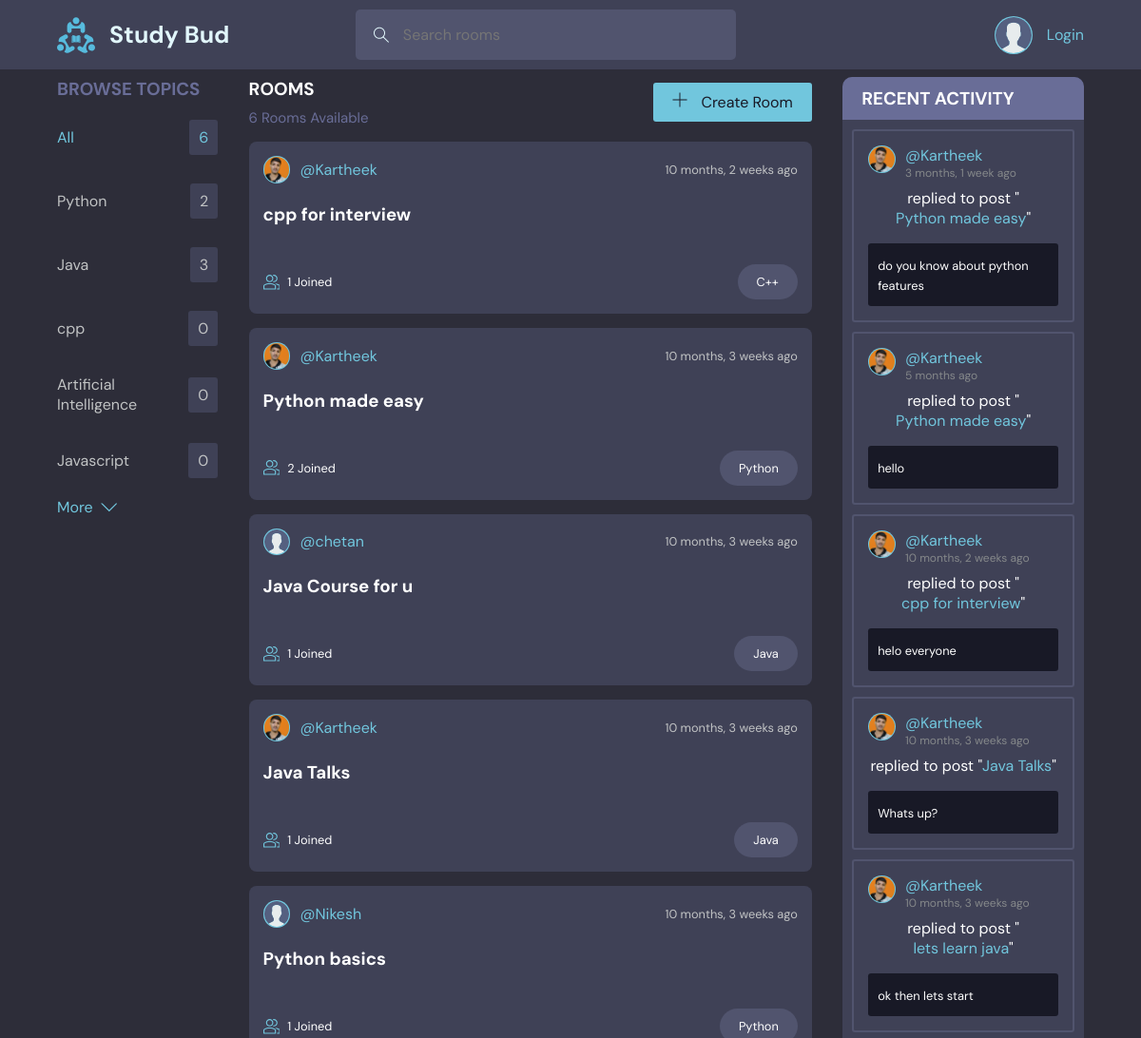
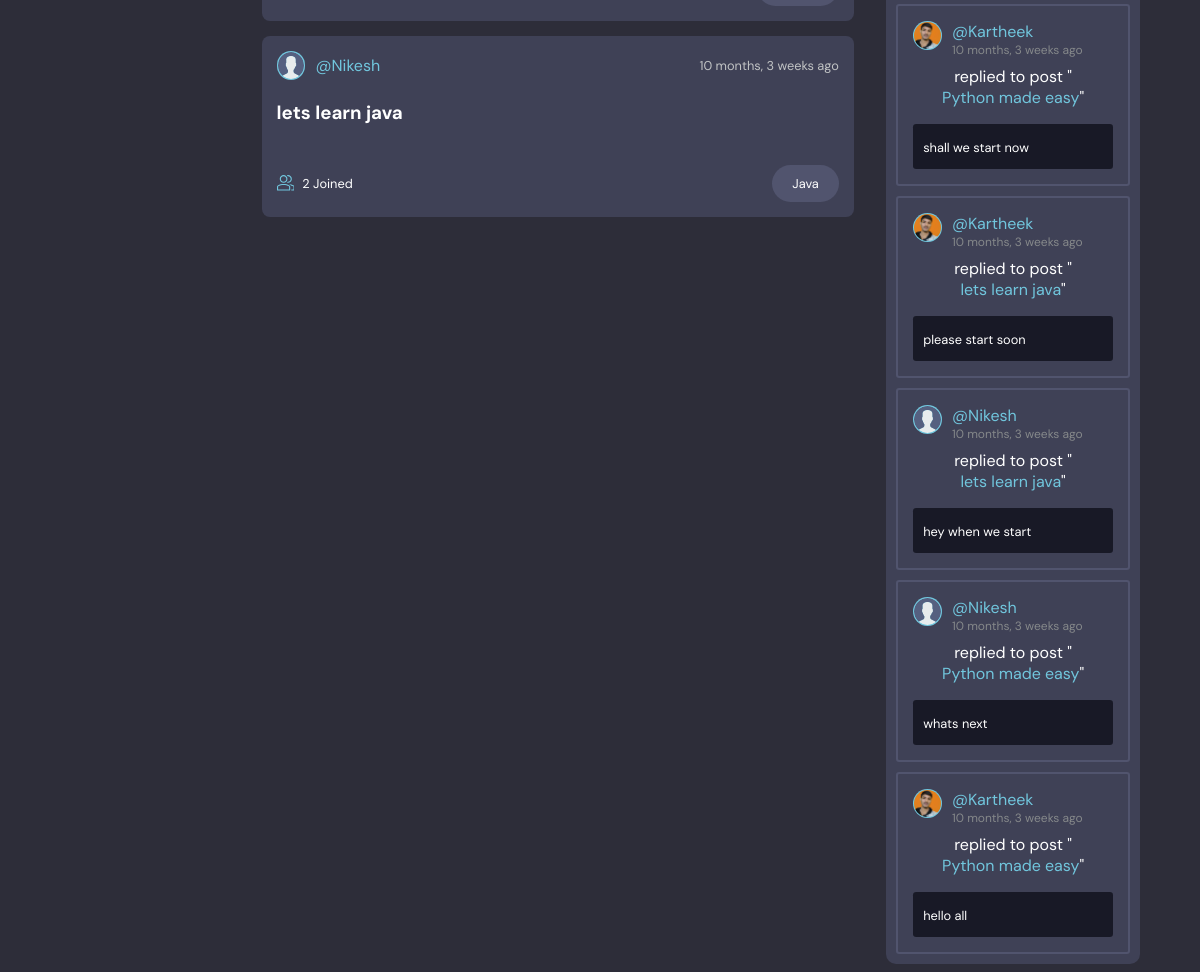
The page / on the database its author committed (2 pictures, top to bottom).
### base/models.py (models this page shows, shortened)
class Topic(models.Model):
    name = models.CharField(max_length=200)

class Room(models.Model):
    host = models.ForeignKey(User, on_delete=models.SET_NULL, null=True)
    topic = models.ForeignKey(Topic, on_delete=models.SET_NULL, null=True)
    name = models.CharField(max_length=200)
    description = models.TextField(null=True, blank=True)
    participants = models.ManyToManyField(User, related_name='participants', blank=True)
    updated = models.DateTimeField(auto_now=True)
    created = models.DateTimeField(auto_now_add=True)
    class Meta:
        ordering = ['-updated', '-created']
    def __str__(self):
        return self.name

class User(AbstractUser):
    name = models.CharField(max_length=200, null=True)
    email = models.EmailField(unique=True, null=True)
    bio = models.TextField(null=True)
    avatar = models.ImageField(null=True, default="avatar.svg")
    USERNAME_FIELD = 'email'
    REQUIRED_FIELDS = []

class Message(models.Model):
    user = models.ForeignKey(User, on_delete=models.CASCADE)
    room = models.ForeignKey(Room, on_delete=models.CASCADE)
    body = models.TextField()
    updated = models.DateTimeField(auto_now=True)
    created = models.DateTimeField(auto_now_add=True)
    class Meta:
        ordering = ['-updated', '-created']
    def __str__(self):
        return self.body[:50]

### base/views.py (the view)
# urls.py: path('', views.home, name='home'),
def home(request):
    q = request.GET.get('q') if request.GET.get('q') != None else ''
    rooms = Room.objects.filter(
        Q(topic__name__icontains=q) |
        Q(name__icontains=q) |
        Q(description__icontains=q)
    )
    room_count = rooms.count()
    topics = Topic.objects.all()
    topics_count = topics.count()
    topics = topics[:5]
    room_messages = Message.objects.filter(Q(room__topic__name__icontains=q))
    context = {'rooms': rooms, 'room_count': room_count, 'topics': topics, 'topics_count': topics_count, 'room_messages': room_messages}
    return render(request, 'base/home.html', context)

### base/templates/base/home.html (shortened to what this page needs)
{% extends 'main.html' %}
{% block content %}
<div class="grid home">
    <div class="browse">
        <h3>BROWSE TOPICS</h3>
        {% include "base/component_topics.html" %}
        <a href="{% url 'topics' %}">
            <span>More</span>
            <svg version="1.1" xmlns="http://www.w3.org/2000/svg" width="32" height="32" viewBox="0 0 32 32">
                <title>chevron-down</title>
                <path d="M16 21l-13-13h-3l16 16 16-16h-3l-13 13z"></path>
            </svg>
        </a>
    </div>
    <div class="content">
        <div class="roomHeader">
            <div class="roomCount">
                <h3>ROOMS</h3>
                <p>{{ room_count }} Rooms Available</p>
            </div>
            <a href="{% url 'create-room' %}">
                <div class="btn">
                    <svg version="1.1" xmlns="http://www.w3.org/2000/svg" width="32" height="32" viewBox="0 0 32 32">
                        <title>add</title>
                        <path d="M16.943 0.943h-1.885v14.115h-14.115v1.885h14.115v14.115h1.885v-14.115h14.115v-1.885h-14.115v-14.115z"></path>
                    </svg>
                    Create Room
                </div>
            </a>
        </div>
        {% include "base/component_roomList.html" %}
    </div>
    <div class="activity box-layout">
        <div class="room__top">
            <h3>RECENT ACTIVITY</h3>
        </div>
        {% include "base/component_activity.html" %}
    </div>
</div>
{% endblock content %}

### base/templates/base/component_topics.html
<ul class="topics-list">
    <li class="active"><a href="{% url 'home' %}">All</a><span>{{ topics_count }}</span></li>
    {% for topic in topics %}
        <li><a href="{% url 'home' %}?q={{ topic.name }}">{{ topic.name }}</a><span>{{ topic.room_set.all.count }}</span></li>
    {% endfor %}
</ul>

### base/templates/base/component_roomList.html (shortened to what this page needs)
<div class="roomList">
    {% for room in rooms %}
        <div class="roomList__item">
            <div class="userDetails">
                <a href="{% url 'user-profile' room.host.id %}">
                    <img src="{{ room.host.avatar.url }}" alt="" class="avatar avatar--small">
                    <span>@{{ room.host.name }}</span>
                </a>
                <small>{{ room.created|timesince }} ago</small>
            </div>
            <h3><a href="{% url 'room' room.id %}">{{ room.name }}</a></h3>
            <div class="roomList__item__footer">
                <small>{{ room.participants.all.count }} Joined</small>
                <span>{{ room.topic.name }}</span>
            </div>
        </div>
    {% endfor %}
</div>

### base/templates/base/component_activity.html (shortened to what this page needs)
<div class="activity__body">
    {% for message in room_messages %}
        <div class="activity-details">
            <div class="userDetails">
                <a href="{% url 'user-profile' message.user.id %}">
                    <img src="{{ message.user.avatar.url }}" alt="" class="avatar avatar--small">
                    <div class="userName">
                        <span>@{{ message.user.name }}</span>
                        <small>{{ message.updated|timesince }} ago</small>
                    </div>
                </a>
            </div>
            <p>replied to post "<a href="{% url 'room' message.room.id %}">{{ message.room }}</a>"</p>
            <div class="message-body">
                <small>{{ message }}</small>
            </div>
        </div>
    {% endfor %}
</div>

### rows shown on the page
Topic: name "Python", room_set.all.count "2"
Topic: name "Java", room_set.all.count "3"
Topic: name "cpp", room_set.all.count "0"
Topic: name "Artificial Intelligence", room_set.all.count "0"
Topic: name "Javascript", room_set.all.count "0"
Room: host.avatar (picture), host.name "Kartheek", created "10 months, 2 weeks", name "cpp for interview", participants.all.count "1", topic.name "C++"
Room: host.avatar (picture), host.name "Kartheek", created "10 months, 3 weeks", name "Python made easy", participants.all.count "2", topic.name "Python"
Room: host.avatar (placeholder picture), host.name "chetan", created "10 months, 3 weeks", name "Java Course for u", participants.all.count "1", topic.name "Java"
Room: host.avatar (picture), host.name "Kartheek", created "10 months, 3 weeks", name "Java Talks", participants.all.count "1", topic.name "Java"
Room: host.avatar (placeholder picture), host.name "Nikesh", created "10 months, 3 weeks", name "Python basics", participants.all.count "1", topic.name "Python"
Room: host.avatar (placeholder picture), host.name "Nikesh", created "10 months, 3 weeks", name "lets learn java", participants.all.count "2", topic.name "Java"
Message: user.avatar (picture), user.name "Kartheek", updated "3 months, 1 week", room "Python made easy", body "do you know about python features"
Message: user.avatar (picture), user.name "Kartheek", updated "5 months", room "Python made easy", body "hello"
Message: user.avatar (picture), user.name "Kartheek", updated "10 months, 2 weeks", room "cpp for interview", body "helo everyone"
Message: user.avatar (picture), user.name "Kartheek", updated "10 months, 3 weeks", room "Java Talks", body "Whats up?"
Message: user.avatar (picture), user.name "Kartheek", updated "10 months, 3 weeks", room "lets learn java", body "ok then lets start"
Message: user.avatar (picture), user.name "Kartheek", updated "10 months, 3 weeks", room "Python made easy", body "shall we start now"
Message: user.avatar (picture), user.name "Kartheek", updated "10 months, 3 weeks", room "lets learn java", body "please start soon"
Message: user.avatar (placeholder picture), user.name "Nikesh", updated "10 months, 3 weeks", room "lets learn java", body "hey when we start"
Message: user.avatar (placeholder picture), user.name "Nikesh", updated "10 months, 3 weeks", room "Python made easy", body "whats next"
Message: user.avatar (picture), user.name "Kartheek", updated "10 months, 3 weeks", room "Python made easy", body "hello all"

### other values the page prints
{{ topics_count }} "6"
{{ room_count }} "6"
